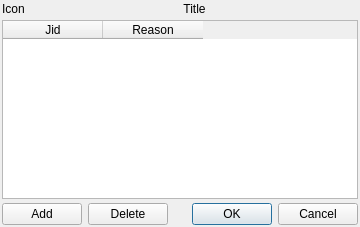
<?xml version="1.0" encoding="UTF-8"?>
<ui version="4.0">
 <class>EditUsersListDialogClass</class>
 <widget class="QDialog" name="EditUsersListDialogClass">
  <property name="geometry">
   <rect>
    <x>0</x>
    <y>0</y>
    <width>360</width>
    <height>227</height>
   </rect>
  </property>
  <property name="sizePolicy">
   <sizepolicy hsizetype="Expanding" vsizetype="Preferred">
    <horstretch>0</horstretch>
    <verstretch>0</verstretch>
   </sizepolicy>
  </property>
  <layout class="QVBoxLayout" name="verticalLayout">
   <property name="spacing">
    <number>4</number>
   </property>
   <property name="leftMargin">
    <number>2</number>
   </property>
   <property name="topMargin">
    <number>2</number>
   </property>
   <property name="rightMargin">
    <number>2</number>
   </property>
   <property name="bottomMargin">
    <number>2</number>
   </property>
   <item>
    <layout class="QHBoxLayout" name="horizontalLayout">
     <item>
      <widget class="QLabel" name="lblIcon">
       <property name="text">
        <string>Icon</string>
       </property>
      </widget>
     </item>
     <item>
      <widget class="QLabel" name="lblTitle">
       <property name="sizePolicy">
        <sizepolicy hsizetype="Expanding" vsizetype="Preferred">
         <horstretch>0</horstretch>
         <verstretch>0</verstretch>
        </sizepolicy>
       </property>
       <property name="text">
        <string>Title</string>
       </property>
       <property name="alignment">
        <set>Qt::AlignCenter</set>
       </property>
      </widget>
     </item>
    </layout>
   </item>
   <item>
    <widget class="QTableWidget" name="tbwTable">
     <property name="editTriggers">
      <set>QAbstractItemView::DoubleClicked|QAbstractItemView::EditKeyPressed</set>
     </property>
     <property name="alternatingRowColors">
      <bool>true</bool>
     </property>
     <property name="selectionMode">
      <enum>QAbstractItemView::SingleSelection</enum>
     </property>
     <property name="selectionBehavior">
      <enum>QAbstractItemView::SelectRows</enum>
     </property>
     <property name="sortingEnabled">
      <bool>true</bool>
     </property>
     <property name="columnCount">
      <number>2</number>
     </property>
     <column>
      <property name="text">
       <string>Jid</string>
      </property>
     </column>
     <column>
      <property name="text">
       <string>Reason</string>
      </property>
     </column>
    </widget>
   </item>
   <item>
    <layout class="QHBoxLayout">
     <item>
      <widget class="QPushButton" name="pbtAdd">
       <property name="sizePolicy">
        <sizepolicy hsizetype="Preferred" vsizetype="Fixed">
         <horstretch>0</horstretch>
         <verstretch>0</verstretch>
        </sizepolicy>
       </property>
       <property name="text">
        <string>Add</string>
       </property>
      </widget>
     </item>
     <item>
      <widget class="QPushButton" name="pbtDelete">
       <property name="sizePolicy">
        <sizepolicy hsizetype="Preferred" vsizetype="Fixed">
         <horstretch>0</horstretch>
         <verstretch>0</verstretch>
        </sizepolicy>
       </property>
       <property name="text">
        <string>Delete</string>
       </property>
      </widget>
     </item>
     <item>
      <spacer>
       <property name="orientation">
        <enum>Qt::Horizontal</enum>
       </property>
       <property name="sizeHint" stdset="0">
        <size>
         <width>40</width>
         <height>20</height>
        </size>
       </property>
      </spacer>
     </item>
     <item>
      <widget class="QDialogButtonBox" name="btbButtons">
       <property name="standardButtons">
        <set>QDialogButtonBox::Cancel|QDialogButtonBox::Ok</set>
       </property>
      </widget>
     </item>
    </layout>
   </item>
  </layout>
 </widget>
 <layoutdefault spacing="6" margin="11"/>
 <tabstops>
  <tabstop>tbwTable</tabstop>
  <tabstop>pbtAdd</tabstop>
  <tabstop>pbtDelete</tabstop>
  <tabstop>btbButtons</tabstop>
 </tabstops>
 <resources/>
 <connections>
  <connection>
   <sender>btbButtons</sender>
   <signal>accepted()</signal>
   <receiver>EditUsersListDialogClass</receiver>
   <slot>accept()</slot>
   <hints>
    <hint type="sourcelabel">
     <x>250</x>
     <y>363</y>
    </hint>
    <hint type="destinationlabel">
     <x>225</x>
     <y>376</y>
    </hint>
   </hints>
  </connection>
  <connection>
   <sender>btbButtons</sender>
   <signal>rejected()</signal>
   <receiver>EditUsersListDialogClass</receiver>
   <slot>reject()</slot>
   <hints>
    <hint type="sourcelabel">
     <x>359</x>
     <y>362</y>
    </hint>
    <hint type="destinationlabel">
     <x>388</x>
     <y>376</y>
    </hint>
   </hints>
  </connection>
 </connections>
</ui>
